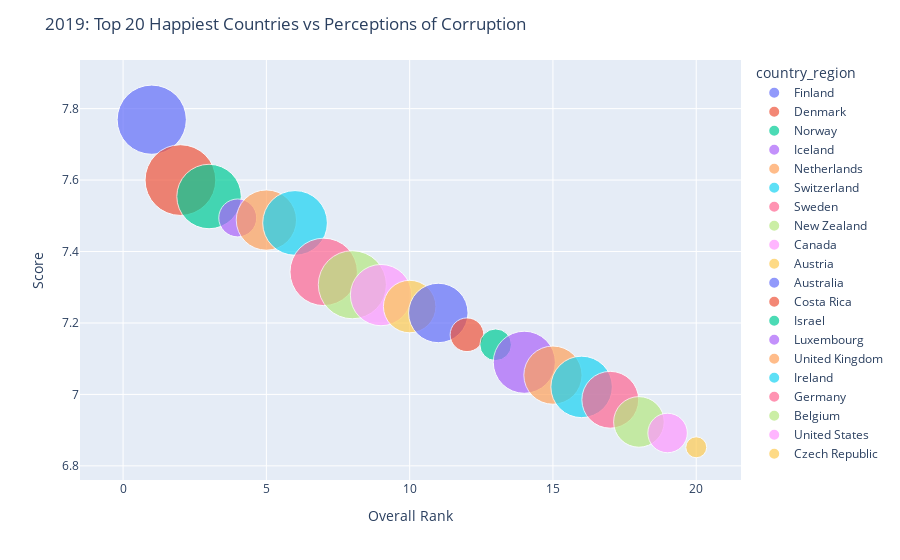

Here is the notebook cell this chart was saved with:
### Code cell
# Step 1: Create the traces of the plots
fig = px.scatter(top_20_2019, 
                 y="score", 
                 x="overall_rank",
                 color='country_region',
                 size='corruption_perception', # Set the size of the markers in the column income
                 size_max=50) # Specify the maximum size of the markers

# Step 2: Update the layout of the plot
fig.update_layout(title_text='2019: Top 20 Happiest Countries vs Perceptions of Corruption')

# Step 3: Update the axes styling
fig.update_yaxes(title= 'Score', 
                 ticklen= 5, # This parameter specifies the length of the ticks on the axis
                 zeroline= False) # This option disables the zero line on the axis
fig.update_xaxes(title= 'Overall Rank',
                 ticklen= 5, # This parameter specifies the length of the ticks on the axis
                 zeroline= False) # This option disables the zero line on the axis

# Step 4:Controling the visibility of the color scale associated with color axes
fig.update_layout(coloraxis_showscale=False)

# Step 5: Show the plot
fig.show()

# Step 6: Save the plot
#fig.write_html("file.html")

### Figure 1 — Plotly figure (JSON) as saved in the notebook; plotly's stock layout.template omitted (floating-point values rounded to 4 significant figures)
{"data": [{"hovertemplate": "country_region=Finland<br>overall_rank=%{x}<br>score=%{y}<br>corruption_perception=%{marker.size}<extra></extra>", "legendgroup": "Finland", "marker": {"color": "#636efa", "size": [0.393], "sizemode": "area", "sizeref": 0.000164, "symbol": "circle"}, "mode": "markers", "name": "Finland", "orientation": "v", "showlegend": true, "type": "scatter", "x": [1], "xaxis": "x", "y": [7.769], "yaxis": "y"}, {"hovertemplate": "country_region=Denmark<br>overall_rank=%{x}<br>score=%{y}<br>corruption_perception=%{marker.size}<extra></extra>", "legendgroup": "Denmark", "marker": {"color": "#EF553B", "size": [0.41], "sizemode": "area", "sizeref": 0.000164, "symbol": "circle"}, "mode": "markers", "name": "Denmark", "orientation": "v", "showlegend": true, "type": "scatter", "x": [2], "xaxis": "x", "y": [7.6], "yaxis": "y"}, {"hovertemplate": "country_region=Norway<br>overall_rank=%{x}<br>score=%{y}<br>corruption_perception=%{marker.size}<extra></extra>", "legendgroup": "Norway", "marker": {"color": "#00cc96", "size": [0.341], "sizemode": "area", "sizeref": 0.000164, "symbol": "circle"}, "mode": "markers", "name": "Norway", "orientation": "v", "showlegend": true, "type": "scatter", "x": [3], "xaxis": "x", "y": [7.554], "yaxis": "y"}, {"hovertemplate": "country_region=Iceland<br>overall_rank=%{x}<br>score=%{y}<br>corruption_perception=%{marker.size}<extra></extra>", "legendgroup": "Iceland", "marker": {"color": "#ab63fa", "size": [0.118], "sizemode": "area", "sizeref": 0.000164, "symbol": "circle"}, "mode": "markers", "name": "Iceland", "orientation": "v", "showlegend": true, "type": "scatter", "x": [4], "xaxis": "x", "y": [7.494], "yaxis": "y"}, {"hovertemplate": "country_region=Netherlands<br>overall_rank=%{x}<br>score=%{y}<br>corruption_perception=%{marker.size}<extra></extra>", "legendgroup": "Netherlands", "marker": {"color": "#FFA15A", "size": [0.298], "sizemode": "area", "sizeref": 0.000164, "symbol": "circle"}, "mode": "markers", "name": "Netherlands", "orientation": "v", "showlegend": true, "type": "scatter", "x": [5], "xaxis": "x", "y": [7.488], "yaxis": "y"}, {"hovertemplate": "country_region=Switzerland<br>overall_rank=%{x}<br>score=%{y}<br>corruption_perception=%{marker.size}<extra></extra>", "legendgroup": "Switzerland", "marker": {"color": "#19d3f3", "size": [0.343], "sizemode": "area", "sizeref": 0.000164, "symbol": "circle"}, "mode": "markers", "name": "Switzerland", "orientation": "v", "showlegend": true, "type": "scatter", "x": [6], "xaxis": "x", "y": [7.48], "yaxis": "y"}, {"hovertemplate": "country_region=Sweden<br>overall_rank=%{x}<br>score=%{y}<br>corruption_perception=%{marker.size}<extra></extra>", "legendgroup": "Sweden", "marker": {"color": "#FF6692", "size": [0.373], "sizemode": "area", "sizeref": 0.000164, "symbol": "circle"}, "mode": "markers", "name": "Sweden", "orientation": "v", "showlegend": true, "type": "scatter", "x": [7], "xaxis": "x", "y": [7.343], "yaxis": "y"}, {"hovertemplate": "country_region=New Zealand<br>overall_rank=%{x}<br>score=%{y}<br>corruption_perception=%{marker.size}<extra></extra>", "legendgroup": "New Zealand", "marker": {"color": "#B6E880", "size": [0.38], "sizemode": "area", "sizeref": 0.000164, "symbol": "circle"}, "mode": "markers", "name": "New Zealand", "orientation": "v", "showlegend": true, "type": "scatter", "x": [8], "xaxis": "x", "y": [7.307], "yaxis": "y"}, {"hovertemplate": "country_region=Canada<br>overall_rank=%{x}<br>score=%{y}<br>corruption_perception=%{marker.size}<extra></extra>", "legendgroup": "Canada", "marker": {"color": "#FF97FF", "size": [0.308], "sizemode": "area", "sizeref": 0.000164, "symbol": "circle"}, "mode": "markers", "name": "Canada", "orientation": "v", "showlegend": true, "type": "scatter", "x": [9], "xaxis": "x", "y": [7.278], "yaxis": "y"}, {"hovertemplate": "country_region=Austria<br>overall_rank=%{x}<br>score=%{y}<br>corruption_perception=%{marker.size}<extra></extra>", "legendgroup": "Austria", "marker": {"color": "#FECB52", "size": [0.226], "sizemode": "area", "sizeref": 0.000164, "symbol": "circle"}, "mode": "markers", "name": "Austria", "orientation": "v", "showlegend": true, "type": "scatter", "x": [10], "xaxis": "x", "y": [7.246], "yaxis": "y"}, {"hovertemplate": "country_region=Australia<br>overall_rank=%{x}<br>score=%{y}<br>corruption_perception=%{marker.size}<extra></extra>", "legendgroup": "Australia", "marker": {"color": "#636efa", "size": [0.29], "sizemode": "area", "sizeref": 0.000164, "symbol": "circle"}, "mode": "markers", "name": "Australia", "orientation": "v", "showlegend": true, "type": "scatter", "x": [11], "xaxis": "x", "y": [7.228], "yaxis": "y"}, {"hovertemplate": "country_region=Costa Rica<br>overall_rank=%{x}<br>score=%{y}<br>corruption_perception=%{marker.size}<extra></extra>", "legendgroup": "Costa Rica", "marker": {"color": "#EF553B", "size": [0.093], "sizemode": "area", "sizeref": 0.000164, "symbol": "circle"}, "mode": "markers", "name": "Costa Rica", "orientation": "v", "showlegend": true, "type": "scatter", "x": [12], "xaxis": "x", "y": [7.167], "yaxis": "y"}, {"hovertemplate": "country_region=Israel<br>overall_rank=%{x}<br>score=%{y}<br>corruption_perception=%{marker.size}<extra></extra>", "legendgroup": "Israel", "marker": {"color": "#00cc96", "size": [0.082], "sizemode": "area", "sizeref": 0.000164, "symbol": "circle"}, "mode": "markers", "name": "Israel", "orientation": "v", "showlegend": true, "type": "scatter", "x": [13], "xaxis": "x", "y": [7.139], "yaxis": "y"}, {"hovertemplate": "country_region=Luxembourg<br>overall_rank=%{x}<br>score=%{y}<br>corruption_perception=%{marker.size}<extra></extra>", "legendgroup": "Luxembourg", "marker": {"color": "#ab63fa", "size": [0.316], "sizemode": "area", "sizeref": 0.000164, "symbol": "circle"}, "mode": "markers", "name": "Luxembourg", "orientation": "v", "showlegend": true, "type": "scatter", "x": [14], "xaxis": "x", "y": [7.09], "yaxis": "y"}, {"hovertemplate": "country_region=United Kingdom<br>overall_rank=%{x}<br>score=%{y}<br>corruption_perception=%{marker.size}<extra></extra>", "legendgroup": "United Kingdom", "marker": {"color": "#FFA15A", "size": [0.278], "sizemode": "area", "sizeref": 0.000164, "symbol": "circle"}, "mode": "markers", "name": "United Kingdom", "orientation": "v", "showlegend": true, "type": "scatter", "x": [15], "xaxis": "x", "y": [7.054], "yaxis": "y"}, {"hovertemplate": "country_region=Ireland<br>overall_rank=%{x}<br>score=%{y}<br>corruption_perception=%{marker.size}<extra></extra>", "legendgroup": "Ireland", "marker": {"color": "#19d3f3", "size": [0.31], "sizemode": "area", "sizeref": 0.000164, "symbol": "circle"}, "mode": "markers", "name": "Ireland", "orientation": "v", "showlegend": true, "type": "scatter", "x": [16], "xaxis": "x", "y": [7.021], "yaxis": "y"}, {"hovertemplate": "country_region=Germany<br>overall_rank=%{x}<br>score=%{y}<br>corruption_perception=%{marker.size}<extra></extra>", "legendgroup": "Germany", "marker": {"color": "#FF6692", "size": [0.265], "sizemode": "area", "sizeref": 0.000164, "symbol": "circle"}, "mode": "markers", "name": "Germany", "orientation": "v", "showlegend": true, "type": "scatter", "x": [17], "xaxis": "x", "y": [6.985], "yaxis": "y"}, {"hovertemplate": "country_region=Belgium<br>overall_rank=%{x}<br>score=%{y}<br>corruption_perception=%{marker.size}<extra></extra>", "legendgroup": "Belgium", "marker": {"color": "#B6E880", "size": [0.21], "sizemode": "area", "sizeref": 0.000164, "symbol": "circle"}, "mode": "markers", "name": "Belgium", "orientation": "v", "showlegend": true, "type": "scatter", "x": [18], "xaxis": "x", "y": [6.923], "yaxis": "y"}, {"hovertemplate": "country_region=United States<br>overall_rank=%{x}<br>score=%{y}<br>corruption_perception=%{marker.size}<extra></extra>", "legendgroup": "United States", "marker": {"color": "#FF97FF", "size": [0.128], "sizemode": "area", "sizeref": 0.000164, "symbol": "circle"}, "mode": "markers", "name": "United States", "orientation": "v", "showlegend": true, "type": "scatter", "x": [19], "xaxis": "x", "y": [6.892], "yaxis": "y"}, {"hovertemplate": "country_region=Czech Republic<br>overall_rank=%{x}<br>score=%{y}<br>corruption_perception=%{marker.size}<extra></extra>", "legendgroup": "Czech Republic", "marker": {"color": "#FECB52", "size": [0.036], "sizemode": "area", "sizeref": 0.000164, "symbol": "circle"}, "mode": "markers", "name": "Czech Republic", "orientation": "v", "showlegend": true, "type": "scatter", "x": [20], "xaxis": "x", "y": [6.852], "yaxis": "y"}], "layout": {"coloraxis": {"showscale": false}, "legend": {"itemsizing": "constant", "title": {"text": "country_region"}, "tracegroupgap": 0}, "margin": {"t": 60}, "title": {"text": "2019: Top 20 Happiest Countries vs Perceptions of Corruption"}, "xaxis": {"anchor": "y", "domain": [0, 1], "ticklen": 5, "title": {"text": "Overall Rank"}, "zeroline": false}, "yaxis": {"anchor": "x", "domain": [0, 1], "ticklen": 5, "title": {"text": "Score"}, "zeroline": false}}}
